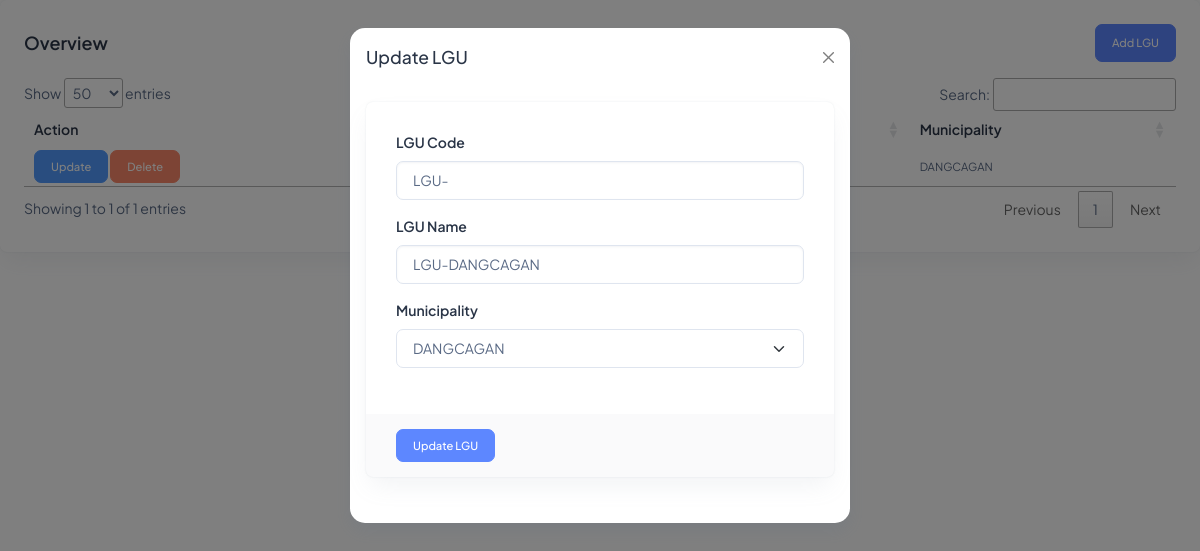
Before: /dashboard/lgu?is_updated=5 (signed in) with the older database file.
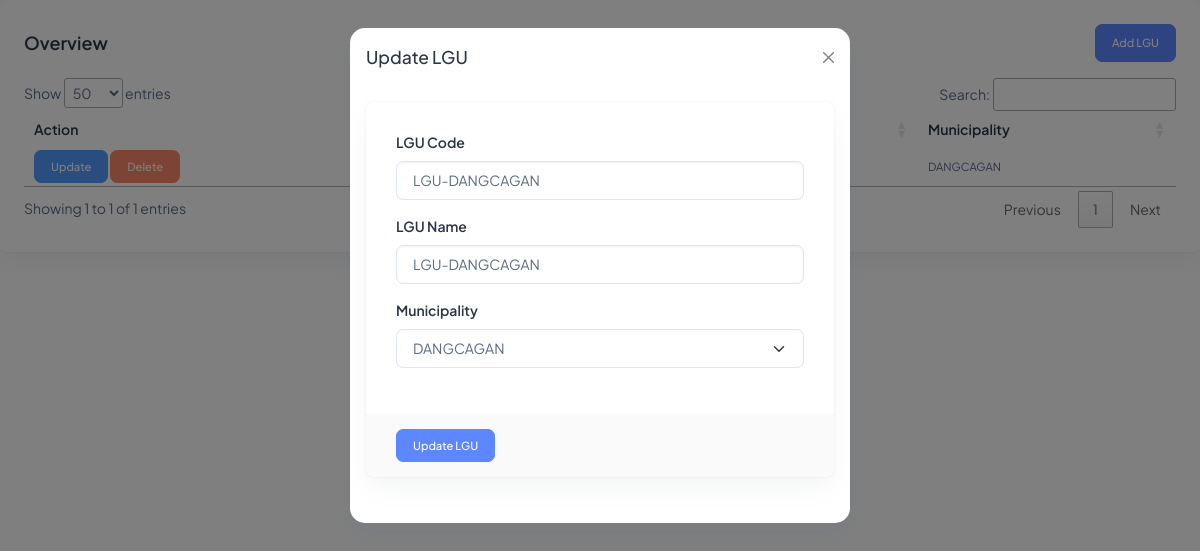
After: the same page with the newer database file.
### tables this page shows
CREATE TABLE `bd_lgu` (
  `id` int(11) NOT NULL,
  `lgu_code` varchar(100) NOT NULL,
  `lgu_name` varchar(100) NOT NULL,
  `municipality_id` int(11) NOT NULL
);

### db/conn.php (called while the page is built)
<?php
    class DBConnection {
        private $host = "localhost";
        private $user = "root";
        private $pass = "";
        private $db = "one_centro";
        protected function connect() {
            try {
                $dsn = 'mysql: host=' . $this->host . ';dbname=' . $this->db;
                $pdo = new PDO($dsn, $this->user, $this->pass);
                $pdo->setAttribute(PDO::ATTR_ERRMODE, PDO::ERRMODE_EXCEPTION);
                return $pdo;
            } catch(PDOException $e) {
                print_r($e);
            }
        }
    }
?>

### models/lgu-facade.php (called while the page is built, shortened)
<?php
class LGUFacade extends DBConnection
{
    public function fetchLGU()
    {
        $sql = $this->connect()->prepare("SELECT * FROM bd_lgu ORDER BY lgu_name");
        $sql->execute();
        return $sql;
    }
    public function fetchLGUById($LGUId)
    {
        $sql = $this->connect()->prepare("SELECT * FROM bd_lgu WHERE id = ?");
        $sql->execute([$LGUId]);
        return $sql;
    }
}

### models/municipalities-facade.php (called while the page is built, shortened)
<?php
class MunicipalitiesFacade extends DBConnection
{
    public function fetchMunicipalities()
    {
        $sql = $this->connect()->prepare("SELECT * FROM bd_municipality ORDER BY municipality_name");
        $sql->execute();
        return $sql;
    }
    public function fetchMunicipalityById($municipalityId)
    {
        $sql = $this->connect()->prepare("SELECT * FROM bd_municipality WHERE id = ?");
        $sql->execute([$municipalityId]);
        return $sql;
    }
}

### includes/modals/update-lgu-modal.php (the view, shortened to what the changed rows need)
<div class="modal fade" id="updateLGUModal" data-bs-backdrop="static" data-bs-keyboard="false" tabindex="-1" aria-labelledby="staticBackdropLabel" aria-hidden="true">
    <div class="modal-dialog">
        <div class="modal-content">
            <div class="modal-body">
                <div class="card">
                    <form action="lgu" method="post">
                        <div class="card-body">
                            <?php
                            $fetchLGUById = $LGUFacade->fetchLGUById($LGUId);
                            while ($row = $fetchLGUById->fetch(PDO::FETCH_ASSOC)) { ?>
                                <div class="mb-3">
                                    <label for="lguCode" class="form-label">LGU Code</label>
                                    <input type="text" class="form-control" id="lguCode" name="lgu_code" value="<?= $row["lgu_code"] ?>">
                                </div>
                                <div class="mb-3">
                                    <label for="lguName" class="form-label">LGU Name</label>
                                    <input type="text" class="form-control" id="lguNmae" name="lgu_name" value="<?= $row["lgu_name"] ?>">
                                </div>
                                <div class="mb-3">
                                <label for="municipalityId" class="form-label">Municipality</label>
                                <select class="form-select" id="municipalityId" name="municipality_id">
                                    <?php
                                    $fetchMunicipalities = $municipalitiesFacade->fetchMunicipalities();
                                    while ($row = $fetchMunicipalities->fetch(PDO::FETCH_ASSOC)) { ?>
                                        <option value="<?= $row["id"] ?>"><?= $row["municipality_name"] ?></option>
                                    <?php } ?>
                                </select>
                            </div>
                            <?php } ?>
                        </div>
                    </form>
                </div>
            </div>
        </div>
    </div>
</div>

### dashboard/lgu.php (shortened to what the changed rows need)
<?php
include realpath(__DIR__ . '/../includes/layout/dashboard-header.php');
include realpath(__DIR__ . '/../models/municipalities-facade.php');
include realpath(__DIR__ . '/../models/lgu-facade.php');
$municipalitiesFacade = new MunicipalitiesFacade;
$LGUFacade = new LGUFacade;
if (isset($_GET["is_updated"])) {
    $LGUId = $_GET["is_updated"];
}
?>
<div class="content-wrapper">
    <div class="card w-100">
        <div class="card-body p-4">
            <div class="table-responsive">
                <table class="table data-table text-nowrap mb-0 align-middle">
                    <thead class="text-dark fs-4">
                        <tr>
                            <th class="border-bottom-0">
                                <h6 class="fw-semibold mb-0">Action</h6>
                            </th>
                            <th class="border-bottom-0">
                                <h6 class="fw-semibold mb-0">LGU Code</h6>
                            </th>
                            <th class="border-bottom-0">
                                <h6 class="fw-semibold mb-0">LGU Name</h6>
                            </th>
                            <th class="border-bottom-0">
                                <h6 class="fw-semibold mb-0">Municipality</h6>
                            </th>
                        </tr>
                    </thead>
                    <tbody>
                        <?php
                        $fetchLGU = $LGUFacade->fetchLGU();
                        while ($row = $fetchLGU->fetch(PDO::FETCH_ASSOC)) { ?>
                            <tr>
                                <td class="border-bottom-0">
                                    <a href="lgu?is_updated=<?= $row["id"] ?>" class="btn btn-info">Update</a>
                                    <a href="delete-lgu?lgu_id=<?= $row["id"] ?>" class="btn btn-danger" onclick="return confirm('Are you sure you want to delete this municipality?');">Delete</a>
                                </td>
                                <td class="border-bottom-0">
                                    <p class="mb-0 fw-normal"><?= $row["lgu_code"] ?></p>
                                </td>
                                <td class="border-bottom-0">
                                    <p class="mb-0 fw-normal"><?= $row["lgu_name"] ?></p>
                                </td>
                                <td class="border-bottom-0">
                                    <?php
                                    $municipalityId = $row["municipality_id"];
                                    $fetchMunicipalityById = $municipalitiesFacade->fetchMunicipalityById($municipalityId);
                                    while ($municipality =  $fetchMunicipalityById->fetch(PDO::FETCH_ASSOC)) { ?>
                                        <p class="mb-0 fw-normal"><?= $municipality["municipality_name"] ?></p>
                                    <?php }
                                    ?>
                                </td>
                            </tr>
                        <?php } ?>
                    </tbody>
                </table>
            </div>
        </div>
    </div>
</div>
<?php include realpath(__DIR__ . '/../includes/modals/update-lgu-modal.php') ?>
<?php include realpath(__DIR__ . '/../includes/layout/dashboard-footer.php') ?>

Changed rows visible on the page:
changed bd_lgu "LGU-DANGCAGAN": lgu_code "LGU-" → "LGU-DANGCAGAN"
